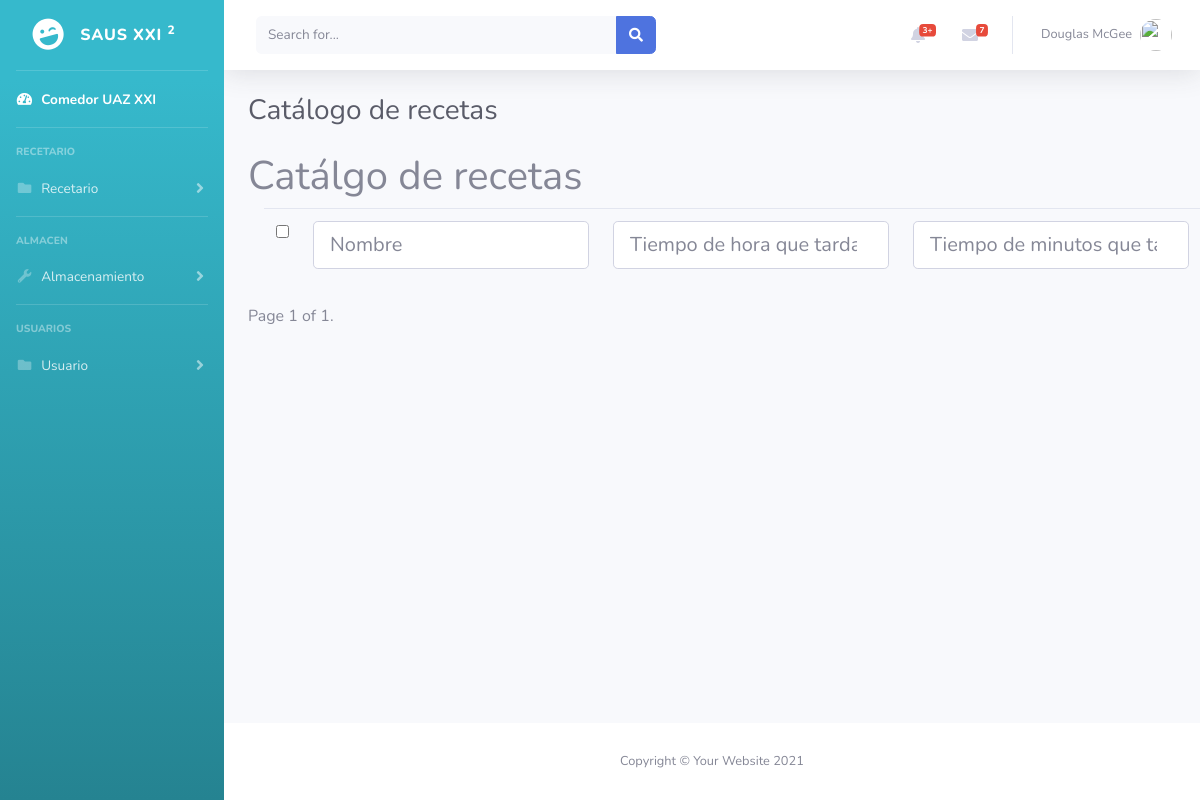
Page /recetario/ (signed in) on the earlier database version.
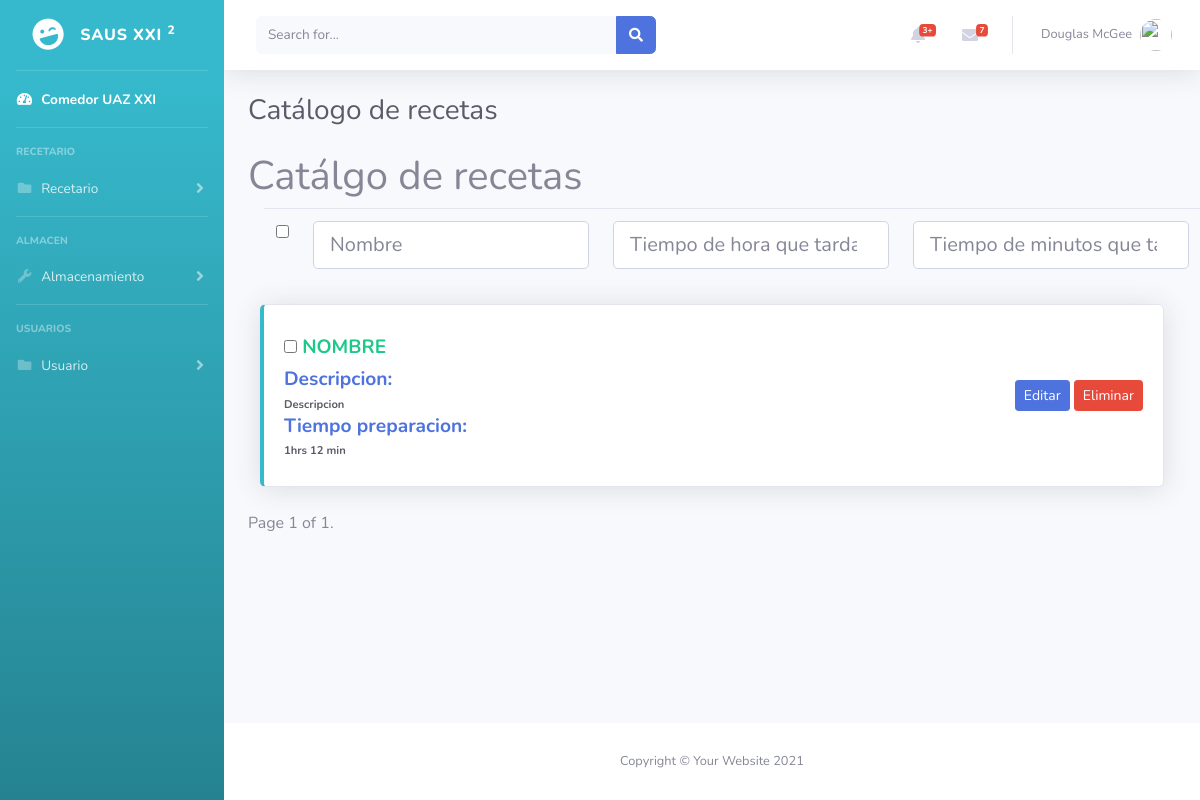
Same page on the later database version.
### recetario/models.py (models this page shows, shortened)
class Receta(models.Model):
    nombre = models.CharField(max_length=80)
    descripcion = models.CharField(max_length=160)
    hora = models.SmallIntegerField('Hora(s)')
    minuto = models.SmallIntegerField('Minuto(s)')
    ingredientes = models.TextField(blank=True, null=True)
    instrucciones = models.TextField(blank=True, null=True)
    imagen = models.ImageField('Foto de perfil', upload_to='img_recetas', blank=True, null=True, validators=[imagen_validador])

### recetario/views.py (the view)
# urls.py: path('', views.ListRecetas.as_view(), name='lista_recetas'),
class ListRecetas(LoginRequiredMixin, ListView):
    paginate_by = 2
    model = Receta
    extra_context = {'form': FiltrosReceta}

### recetario/templates/recetario/receta_list.html (shortened to what this page needs)
{% extends 'base.html' %}
{% block titulo %}
    Catálogo de recetas
{% endblock titulo %}
{% block contenido %}
    <h1>
        Catálgo de recetas
    </h1>
    <form class="d-none d-sm-inline-block form-inline mr-auto
        ml-md-3 my-2 my-md-0 mw-100 navbar-search"
        action="{% url 'buscar_receta' %}" method="post" id="form">
        <table class="table">
            <tr>
                <td>
                    <input type="checkbox" name="todos" id="todos">
                </td>
                <td>{{form.nombre}}</td>
                <td>{{form.hora}}</td>
                <td>{{form.minuto}}</td>
            </tr>
        </table>
    </form>
        {% for recetario in object_list %}
            <div class="col-xl-auto col-md-6 mb-4">
                <div class="card border-left-info shadow h-100 py-2">
                    <div class="card-body">
                        <div class="row no-gutters align-items-center">
                            <div class="col mr-1">
                                <div class="text-lg font-weight-bold text-success
                                    text-uppercase mb-1">
                                    <input type="checkbox" name="{{recetario.id}}">
                                    {{recetario.nombre}}
                                </div>
                                <div class="text-lg font-weight-bold text-primary mb-1">
                                    Descripcion:
                                </div>
                                <div class="h5 mb-0 text-xs font-weight-bold text-gray-800">
                                    {{recetario.descripcion}}
                                </div>
                                <div class="text-lg font-weight-bold text-primary mb-1">
                                    Tiempo preparacion:
                                </div>
                                <div class="h5 mb-0 text-xs font-weight-bold text-gray-800">
                                    {{recetario.hora}}hrs {{recetario.minuto}} min
                                </div>
                            </div>
                            <div class="col-auto">
                                <a class="btn btn-sm btn-primary"
                                    href="{% url 'editar_receta' recetario.id %}">
                                    Editar
                                </a>
                                <a class="btn btn-sm btn-danger"
                                    href="{% url 'eliminar_receta' recetario.id %}">
                                    Eliminar
                                </a>
                            </div>
                        </div>
                    </div>
                </div>
            </div>
        {% endfor %}
    <div class="pagination">
        <span class="step-links">
            <span class="current">
                Page {{ page_obj.number }} of {{ page_obj.paginator.num_pages }}.
            </span>
        </span>
    </div>
{% endblock contenido %}

Differences in the rows shown:
added Receta: nombre "NOMBRE", descripcion "Descripcion", hora "1", minuto "12"
